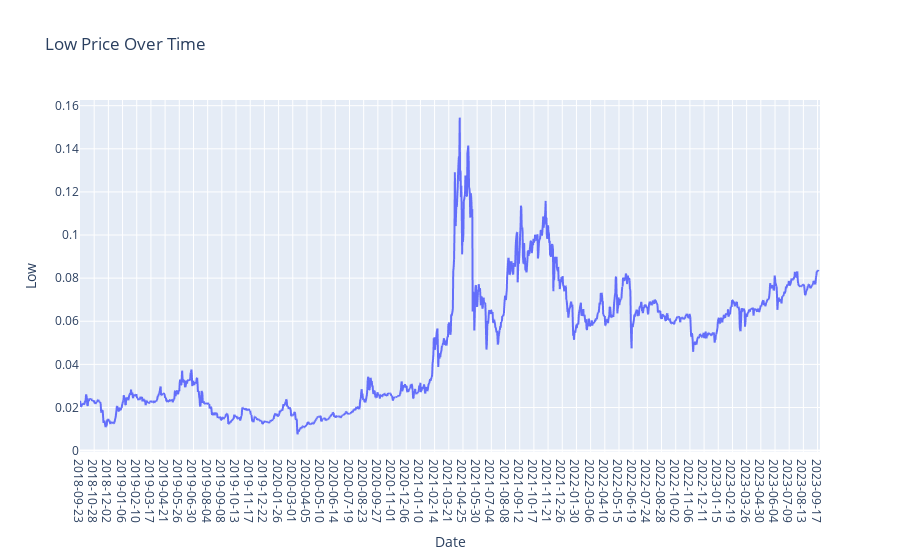

Source (notebook cell):
### Markdown cell above
## iii) Graph for Low Column Values

### Code cell
plt.figure(figsize=(14, 6))
fig = px.line(TRON.Low,x=TRON.Date, y='Low', labels={'x': 'Date', 'y': 'Price'}, title='Low Price Over Time')
fig.update_xaxes(type='category')  # Ensure the x-axis treats the index as categorical (date)
fig.show()

### Figure 1 — Plotly figure (JSON) as saved in the notebook; plotly's stock layout.template omitted (floating-point values rounded to 4 significant figures; data arrays with more than 128 entries replaced by an {"elided": "..."} marker saying what was removed)
{"data": [{"hovertemplate": "Date=%{x}<br>Low=%{y}<extra></extra>", "legendgroup": "", "line": {"color": "#636efa", "dash": "solid"}, "marker": {"symbol": "circle"}, "mode": "lines", "name": "", "showlegend": false, "type": "scattergl", "x": {"elided": "1827 str values"}, "xaxis": "x", "y": {"elided": "1827 float values"}, "yaxis": "y"}], "layout": {"legend": {"tracegroupgap": 0}, "title": {"text": "Low Price Over Time"}, "xaxis": {"anchor": "y", "domain": [0, 1], "title": {"text": "Date"}, "type": "category"}, "yaxis": {"anchor": "x", "domain": [0, 1], "title": {"text": "Low"}}}}
